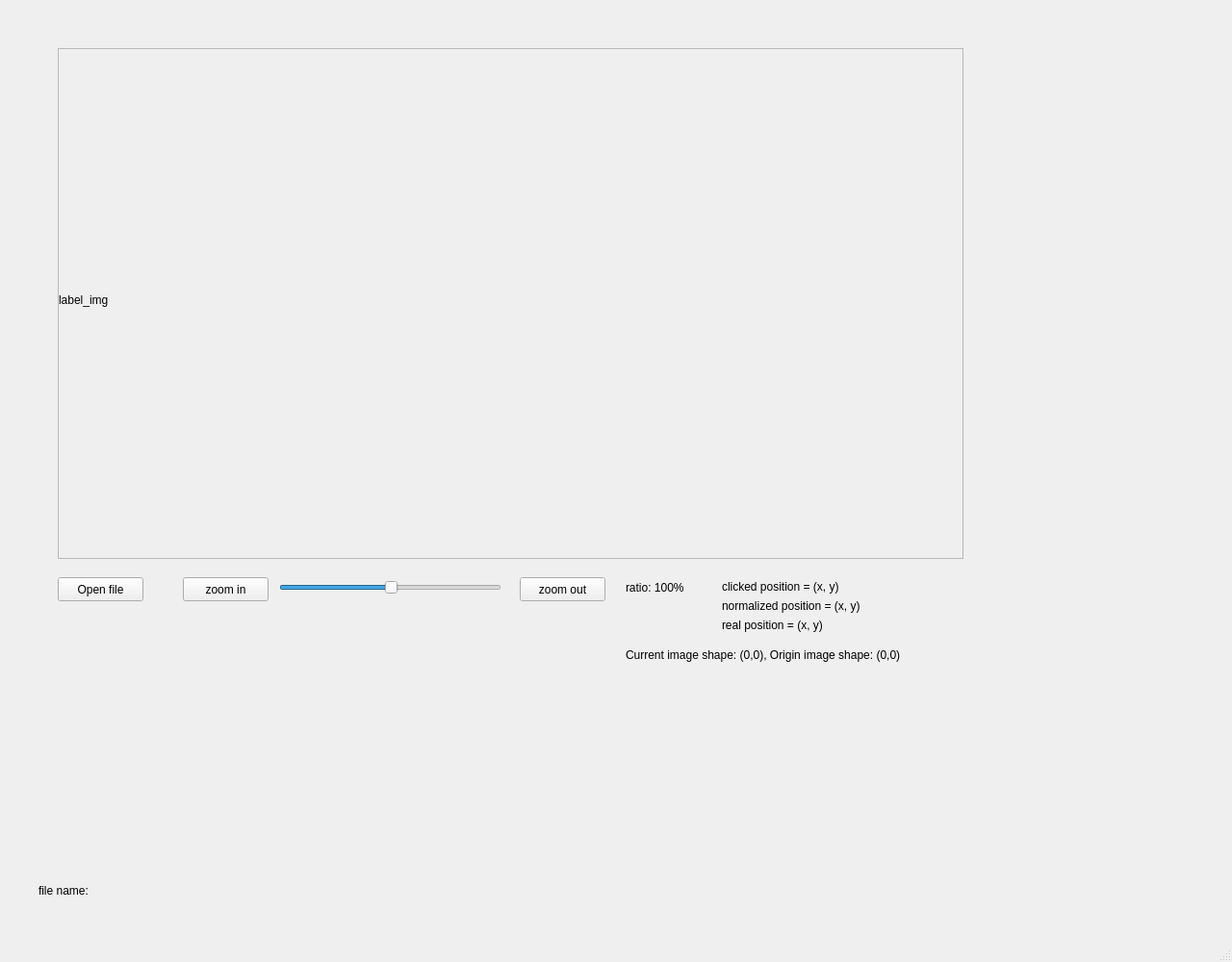
<?xml version="1.0" encoding="UTF-8"?>
<ui version="4.0">
 <class>MainWindow</class>
 <widget class="QMainWindow" name="MainWindow">
  <property name="geometry">
   <rect>
    <x>0</x>
    <y>0</y>
    <width>1280</width>
    <height>1000</height>
   </rect>
  </property>
  <property name="windowTitle">
   <string>MainWindow</string>
  </property>
  <widget class="QWidget" name="centralwidget">
   <widget class="QWidget" name="verticalLayoutWidget">
    <property name="geometry">
     <rect>
      <x>60</x>
      <y>50</y>
      <width>941</width>
      <height>531</height>
     </rect>
    </property>
    <layout class="QVBoxLayout" name="verticalLayout">
     <property name="spacing">
      <number>0</number>
     </property>
     <item>
      <widget class="QScrollArea" name="scrollArea">
       <property name="widgetResizable">
        <bool>true</bool>
       </property>
       <widget class="QWidget" name="scrollAreaWidgetContents">
        <property name="geometry">
         <rect>
          <x>0</x>
          <y>0</y>
          <width>937</width>
          <height>527</height>
         </rect>
        </property>
        <widget class="QLabel" name="label_img">
         <property name="geometry">
          <rect>
           <x>0</x>
           <y>0</y>
           <width>941</width>
           <height>521</height>
          </rect>
         </property>
         <property name="text">
          <string>label_img</string>
         </property>
        </widget>
       </widget>
      </widget>
     </item>
    </layout>
   </widget>
   <widget class="QPushButton" name="btn_zoom_in">
    <property name="geometry">
     <rect>
      <x>190</x>
      <y>600</y>
      <width>89</width>
      <height>25</height>
     </rect>
    </property>
    <property name="text">
     <string>zoom in</string>
    </property>
   </widget>
   <widget class="QLabel" name="label_img_shape">
    <property name="geometry">
     <rect>
      <x>650</x>
      <y>670</y>
      <width>641</width>
      <height>21</height>
     </rect>
    </property>
    <property name="text">
     <string>Current image shape: (0,0), Origin image shape: (0,0)</string>
    </property>
   </widget>
   <widget class="QPushButton" name="btn_open_file">
    <property name="geometry">
     <rect>
      <x>60</x>
      <y>600</y>
      <width>89</width>
      <height>25</height>
     </rect>
    </property>
    <property name="text">
     <string>Open file</string>
    </property>
   </widget>
   <widget class="QLabel" name="label_file_name">
    <property name="geometry">
     <rect>
      <x>40</x>
      <y>910</y>
      <width>941</width>
      <height>31</height>
     </rect>
    </property>
    <property name="text">
     <string>file name:</string>
    </property>
   </widget>
   <widget class="QSlider" name="slider_zoom">
    <property name="geometry">
     <rect>
      <x>290</x>
      <y>600</y>
      <width>231</width>
      <height>21</height>
     </rect>
    </property>
    <property name="value">
     <number>50</number>
    </property>
    <property name="orientation">
     <enum>Qt::Horizontal</enum>
    </property>
   </widget>
   <widget class="QLabel" name="label_ratio">
    <property name="geometry">
     <rect>
      <x>650</x>
      <y>600</y>
      <width>641</width>
      <height>21</height>
     </rect>
    </property>
    <property name="text">
     <string>ratio: 100%</string>
    </property>
   </widget>
   <widget class="QPushButton" name="btn_zoom_out">
    <property name="geometry">
     <rect>
      <x>540</x>
      <y>600</y>
      <width>89</width>
      <height>25</height>
     </rect>
    </property>
    <property name="text">
     <string>zoom out</string>
    </property>
   </widget>
   <widget class="QLabel" name="label_click_pos">
    <property name="geometry">
     <rect>
      <x>750</x>
      <y>600</y>
      <width>191</width>
      <height>20</height>
     </rect>
    </property>
    <property name="text">
     <string>clicked position = (x, y)</string>
    </property>
   </widget>
   <widget class="QLabel" name="label_cor_pos">
    <property name="geometry">
     <rect>
      <x>750</x>
      <y>640</y>
      <width>191</width>
      <height>20</height>
     </rect>
    </property>
    <property name="text">
     <string>real position = (x, y)</string>
    </property>
   </widget>
   <widget class="QLabel" name="label_norm_pos">
    <property name="geometry">
     <rect>
      <x>750</x>
      <y>620</y>
      <width>191</width>
      <height>20</height>
     </rect>
    </property>
    <property name="text">
     <string>normalized position = (x, y)</string>
    </property>
   </widget>
  </widget>
  <widget class="QMenuBar" name="menubar">
   <property name="geometry">
    <rect>
     <x>0</x>
     <y>0</y>
     <width>1280</width>
     <height>21</height>
    </rect>
   </property>
  </widget>
  <widget class="QStatusBar" name="statusbar"/>
 </widget>
 <resources/>
 <connections/>
</ui>
